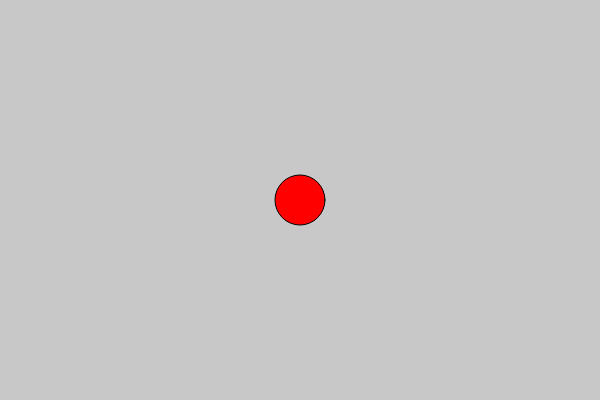
Frame 1 (no input)
Frame 60 (no input): identical to frame 1, image omitted
Frame 120 (the mouse pressed at the canvas centre since frame 60): identical to frame 1, image omitted

The p5.js sketch that drew this single still picture (run headless with seeded random() and noise() and a simulated clock; from frame 60 on, the mouse is pressed at the canvas centre):

// p5.js sketch
// ── sketch.js
var circleX;
var circleY;
var targetX;
var targetY;

function setup() {
  createCanvas(600, 400);
  circleX = width/2;
  circleY = height/2;
  targetX = circleX;
  targetY = circleY;
}

function hexToRgb(hex) {
    var result = /^#?([a-f\d]{2})([a-f\d]{2})([a-f\d]{2})$/i.exec(hex);
    return result ? {
        r: parseInt(result[1], 16),
        g: parseInt(result[2], 16),
        b: parseInt(result[3], 16)
    } : null;
}

function draw() {
  background(200);

  var circleSize = 50;


  var myColor = hexToRgb("FF0000");
  fill(myColor.r, myColor.g, myColor.b);


  if (mouseIsPressed) {
    targetX = mouseX;
    targetY = mouseY;
  }

  var xDiff = targetX - circleX;
  var yDiff = targetY - circleY;
  var speed = 1.3;

  circleX = circleX + xDiff * speed;
  circleY = circleY + yDiff * speed;

  ellipse(circleX, circleY, circleSize, circleSize);
}
